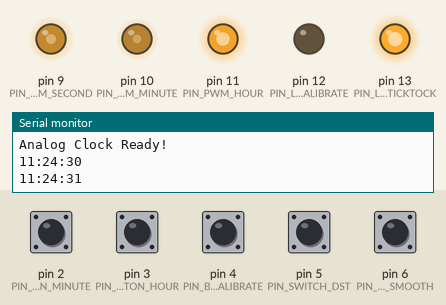
Simulated run of this sketch. Board: Arduino Nano, built with avr-gcc and run on an emulated ATmega328P. Shown: output pins drawn as LEDs (lit = HIGH), the last lines printed to the serial monitor. Dashed ring = blinking. Inputs (shaded band) come from the test bench; at power-on: pin 2 (PIN_BUTTON_MINUTE), pin 3 (PIN_BUTTON_HOUR), pin 4 (PIN_BUTTON_CALIBRATE), pin 5 (PIN_SWITCH_DST), pin 6 (PIN_SWITCH_SMOOTH) HIGH. The local clock reads 2024-03-15 10:24:30 at power-on unless the sketch sets it.

Above: at 1.4 s.
1.5 s: pin 4 (PIN_BUTTON_CALIBRATE) pulled LOW for 0.15 s
At 2.5 s:
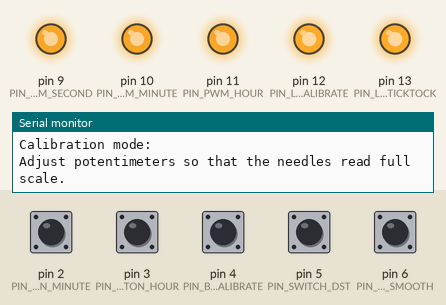
3.1 s: pin 4 (PIN_BUTTON_CALIBRATE) pulled LOW for 1 s
At 5.15 s:
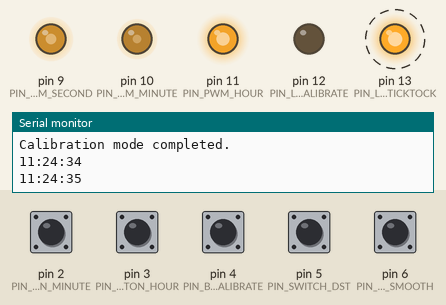
6.1 s: pin 2 (PIN_BUTTON_MINUTE) pulled LOW for 0.15 s
At 7.17 s:
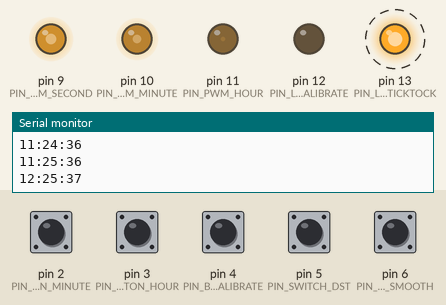
9.1 s: pin 6 (PIN_SWITCH_SMOOTH) pulled LOW for 1 s
At 11.14 s:
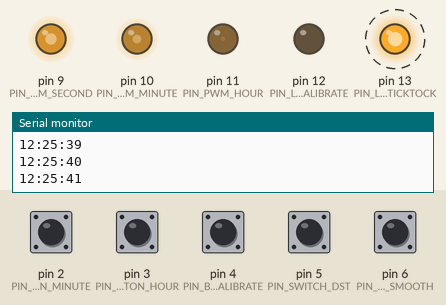
12.1 s: pin 4 (PIN_BUTTON_CALIBRATE) pulled LOW for 0.15 s
At 13.2 s:
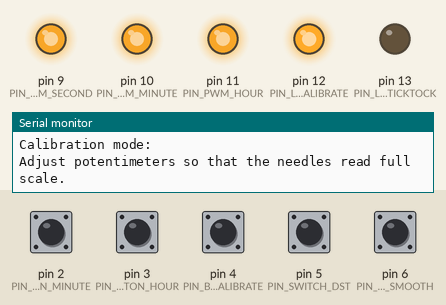
13.7 s: pin 4 (PIN_BUTTON_CALIBRATE) pulled LOW for 0.15 s
At 19.13 s:
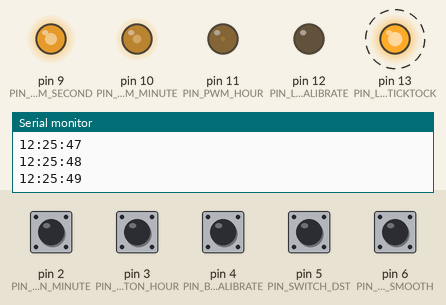
Timing chart, 0 to 20.0 s (numbered marks = the images above; inputs shaded):
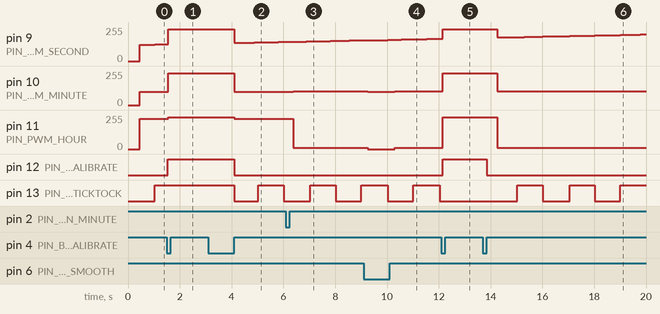

The sketch:

AnalogClock.ino
```cpp
/*
 * Arduino Analog Clock
 *
 * This program will use analog meters, like Ampere or Volt meters, to display
 * hours, minutes, and seconds.
 *
 * First shared on Know How and Coding 101 on the TWIT.tv network.
 * Check out the following episodes for the coding:
 *     http://twit.tv/show/coding-101/54
 *     http://twit.tv/show/coding-101/55
 *     http://twit.tv/show/coding-101/56
 *     http://twit.tv/show/coding-101/57
 * Check out the following episodes for the hardware:
 *     http://twit.tv/show/know-how/132
 *     http://twit.tv/show/know-how/133
 *     http://twit.tv/show/know-how/134
 *     http://twit.tv/show/know-how/135
 *
 * Thanks to Fr. Robert Ballecer, SJ and Mark Smith.
 *
 * Additional Libraries that need to be downloaded and installed in your
 * libraries directory:
 *     Time
 *         http://www.pjrc.com/teensy/td_libs_Time.html
 *     DS1307TYC
 *         http://www.pjrc.com/teensy/td_libs_DS1307RTC.html
 *
 * Changes from the original:
 *   - I used an Arduino Nano from Sainsmart for the processor.
 *   - I used chose the DS3231 from SwitchDoc Labs with a rechargable LIR2032
 *     battery.
 *   - I soldered everything to a circuit board using Snappable PC Breadboard.
 *   - Power and Ground are supplied to the DS3231 from the power and ground
 *     on the Arudino Nano not the Analog pins.
 *   - I simplied the setup by initializing the Pull Up restisters in 1 step
 *     by using INPUT_PULLUP instead of the 2 step process of pinMode followed
 *     with digitalWrite.
 *   - Moved the pins around so the PWM Analog Meter pins are 9-11, the
 *     Button & Switch inputs are 2-6, and indicator LEDs to 12-13.
 *   - Added indicator LED for when in Calibration mode.
 *   - Added a Daylight Savings Time (DST) switch.  The RTC will keep time
 *     without DST.
 *   - Added Smooth or Tick switch to change the display from moving smoothly
 *     or staying on the Hour, Minute, and Second until it changes.
 *
 * Modified by Gregg Ubben.
 *
 */

#include <DS1307RTC.h>
#include <Time.h>
#include <Wire.h>

// What is on which pin?
// Wire assumes SDA on A4
// Wire assumes SCL on A5

#define PIN_BUTTON_MINUTE 2
#define PIN_BUTTON_HOUR 3
#define PIN_BUTTON_CALIBRATE 4
#define PIN_SWITCH_DST 5
#define PIN_SWITCH_SMOOTH 6

#define PIN_PWM_SECOND 9
#define PIN_PWM_MINUTE 10
#define PIN_PWM_HOUR 11

#define PIN_LED_CALIBRATE 12
#define PIN_LED_TICKTOCK 13

#define PWM_MAX 239


time_t lastTime;
uint8_t buttonMinute;
uint8_t buttonHour;
unsigned long millisAtTopOfSecond;
uint8_t lastTicks;

void setup() {

  // Configure the time set buttons and
  // Enable the build-in pull-up resistors
  pinMode(PIN_BUTTON_MINUTE, INPUT_PULLUP);
  pinMode(PIN_BUTTON_HOUR, INPUT_PULLUP);

  // Calibrate button
  pinMode(PIN_BUTTON_CALIBRATE, INPUT_PULLUP);

  // Daylight Savings Time Switch
  pinMode(PIN_SWITCH_DST, INPUT_PULLUP);

  // Smoooth or Tick Display Switch
  pinMode(PIN_SWITCH_SMOOTH, INPUT_PULLUP);

  // Init indicator LEDs
  pinMode(PIN_LED_CALIBRATE, OUTPUT);
  digitalWrite(PIN_LED_CALIBRATE, LOW);
  pinMode(PIN_LED_TICKTOCK, OUTPUT);
  digitalWrite(PIN_LED_TICKTOCK, LOW);

  // Setup the serial console for debug output
  Serial.begin(9600);
  while(!Serial)  // Wait for Serial to be ready.
    ;
  delay(200);
  Serial.println("Analog Clock Ready!");

  // Initialize the time to zero so the first time through loop()
  // it will be set and dealt with properly.
  lastTime = 0;
  millisAtTopOfSecond = 0;
  lastTicks = 0;

  // Initialize buttons. They pull to ground, so LOW is being pushed
  buttonMinute = HIGH;
  buttonHour = HIGH;
}


void loop() {
  // See if it is Daylight Savings Time (DST)
  uint8_t dst = digitalRead(PIN_SWITCH_DST);

  // Read the current time from the RTC and optionally add an hour if DST
  time_t thisTime = RTC.get();
  tmElements_t thisTm;
  breakTime(thisTime + (dst * SECS_PER_HOUR), thisTm);

  // Check for a read error.
  if(thisTime == 0) {
    if (RTC.chipPresent()) {
      // Chip is there, but read error. Probably transient.
      // Give a bit of time for things to recover, and try again.
      Serial.println("RTC is present, but error reading from it. Trying again.");
      delay(1000);
    } else {
      // Chip is not detected. Probably a hardware error of some kind.
      Serial.println("No RTC detected. Check circuits.");
      delay(10000);
    }
    return;
  }

  // Calibrate the meters
  if (digitalRead(PIN_BUTTON_CALIBRATE) == LOW) {
    digitalWrite(PIN_LED_CALIBRATE, HIGH);
    Serial.println("Calibration mode:");
    Serial.println("Adjust potentimeters so that the needles read full scale.");
    // Set analog output to maximum so we can adjust pots
    analogWrite(PIN_PWM_SECOND, PWM_MAX);
    analogWrite(PIN_PWM_MINUTE, PWM_MAX);
    analogWrite(PIN_PWM_HOUR, PWM_MAX);

    // Wait for the button to be released, pressed and released again.
    while(digitalRead(PIN_BUTTON_CALIBRATE) == LOW)
      ;
    while(digitalRead(PIN_BUTTON_CALIBRATE) == HIGH)
      ;
    while(digitalRead(PIN_BUTTON_CALIBRATE) == LOW)
      ;

    digitalWrite(PIN_LED_CALIBRATE, LOW);
    Serial.println("Calibration mode completed.");
    // Set lastTime to 0 so the time will be reset next loop.
    lastTime = 0;
    return;
  }

  // Look for time setting buttons.
  // Remember, HIGH is not being pushed, LOW is when it's being pushed.
  uint8_t tmp;
  tmp = digitalRead(PIN_BUTTON_MINUTE);
  if (buttonMinute == HIGH && tmp == LOW) {
    // Button was open, now being pushed.
    int tmpMin = thisTm.Minute;
    tmpMin = (tmpMin + 1) % 60;
    thisTm.Minute = tmpMin;
    thisTime = makeTime(thisTm);
    RTC.set(thisTime);
  }
  buttonMinute = tmp;

  tmp = HIGH;
  tmp = digitalRead(PIN_BUTTON_HOUR);
  if (buttonHour == HIGH && tmp == LOW) {
    // Button was open, now being pushed.
    uint8_t tmpHour = thisTm.Hour;
    tmpHour = (tmpHour + 1 - dst) % 24;     // Remove hour if DST to keep RTC normal
    thisTm.Hour = tmpHour;
    thisTime = makeTime(thisTm);
    RTC.set(thisTime);
  }
  buttonHour = tmp;

  // See if the time has changed, and print if it has.
  if(thisTime != lastTime) {
    millisAtTopOfSecond = millis();
    lastTime = thisTime;

    // We don't stand on proper formatting here. No leading zeros. Who cares.
    Serial.print(thisTm.Hour);
    Serial.print(":");
    Serial.print(thisTm.Minute);
    Serial.print(":");
    Serial.println(thisTm.Second);
  }

  // Set the analog outputs.  PWMs are 8 bit, 0 to 255.
  // Time is in 60 increments (seconds, minutes, etc).
  // If we use 0 to 239, we'll get 4 "ticks" per increment.
  // We'll make good use of our PWM, and have a relatively
  // smooth movement of the needles.
  uint8_t ticks = (millis() - millisAtTopOfSecond)/250;
  if (ticks != lastTicks) {
    lastTicks = ticks;

    uint8_t second_offset = 0;
    uint8_t minute_offset = 0;
    uint8_t hour_offset = 0;

    if (digitalRead(PIN_SWITCH_SMOOTH)) {
      // Make the movement smooth
      second_offset = ticks;            // plus 1 tick for every 250ms
      minute_offset = thisTm.Second/15; // plus 1 tick for every 15 seconds
      hour_offset = thisTm.Minute/3;    // plus 1 tick for every 3 minutes
    }
    else {
      // Make the movement exact and tick only when changed.
      // No change to offsets
    }

    // Tick-tock the LED
    //digitalWrite(PIN_LED, ticks%2 ? HIGH : LOW);
    digitalWrite(PIN_LED_TICKTOCK, thisTm.Second%2 ? HIGH : LOW);

    // Seconds: 4 ticks per second,
    // plus 1 "tick" for every 250ms since the last second update
    ticks = thisTm.Second*4 + second_offset;
    analogWrite(PIN_PWM_SECOND, ticks);

    // Minutes: 4 ticks per minute,
    // plus 1 "tick" for every 15 seconds.
    ticks = thisTm.Minute*4 + minute_offset;
    analogWrite(PIN_PWM_MINUTE, ticks);

    // Hour: This one is more complex.  Convert 24hr time from thisTm
    // to 12hr time. 240 ticks per 12 hours is 20 ticks per hour,
    // plus 1 tick for every 3 minutes.
    ticks = (thisTm.Hour%12)*20 + hour_offset;
    analogWrite(PIN_PWM_HOUR, ticks);
  }

  delay(50);
}
```

Measured:
- after the input at 1.5 s, pin 10 (PIN_PWM_MINUTE): 98/255 → 239/255 after 0.06 s; pin 11 (PIN_PWM_HOUR): 228/255 → 239/255 after 0.06 s; pin 12 (PIN_LED_CALIBRATE): LOW → HIGH at once; pin 13 (PIN_LED_TICKTOCK): stays HIGH (without the input it goes to LOW after 0.51 s)
- after the input at 3.1 s, pin 9 (PIN_PWM_SECOND): 239/255 → 136/255 after 1.0 s, → 137/255 0.26 s later, → 138/255 0.26 s later, → 139/255 0.26 s later, … (9 changes in this stretch); pin 10 (PIN_PWM_MINUTE): 239/255 → 98/255 after 1.0 s
- after the input at 6.1 s, pin 10 (PIN_PWM_MINUTE): 98/255 → 102/255 after 0.27 s; pin 11 (PIN_PWM_HOUR): 228/255 → 8/255 after 0.27 s
- after the input at 9.1 s, pin 10 (PIN_PWM_MINUTE): 102/255 → 100/255 after 0.16 s, → 102/255 1.0 s later; pin 11 (PIN_PWM_HOUR): 8/255 → 0/255 after 0.16 s, → 8/255 1.0 s later
- after the input at 12.1 s, pin 10 (PIN_PWM_MINUTE): 102/255 → 239/255 after 0.06 s; pin 11 (PIN_PWM_HOUR): 8/255 → 239/255 after 0.06 s; pin 12 (PIN_LED_CALIBRATE): LOW → HIGH after 0.05 s; pin 13 (PIN_LED_TICKTOCK): stays LOW (without the input it goes to HIGH after 0.93 s)
- after the input at 13.7 s, pin 9 (PIN_PWM_SECOND): 239/255 → 177/255 after 0.56 s, → 178/255 0.26 s later, → 179/255 0.26 s later, → 180/255 0.26 s later, … (23 changes in this stretch); pin 10 (PIN_PWM_MINUTE): 239/255 → 102/255 after 0.56 s, → 103/255 0.77 s later
